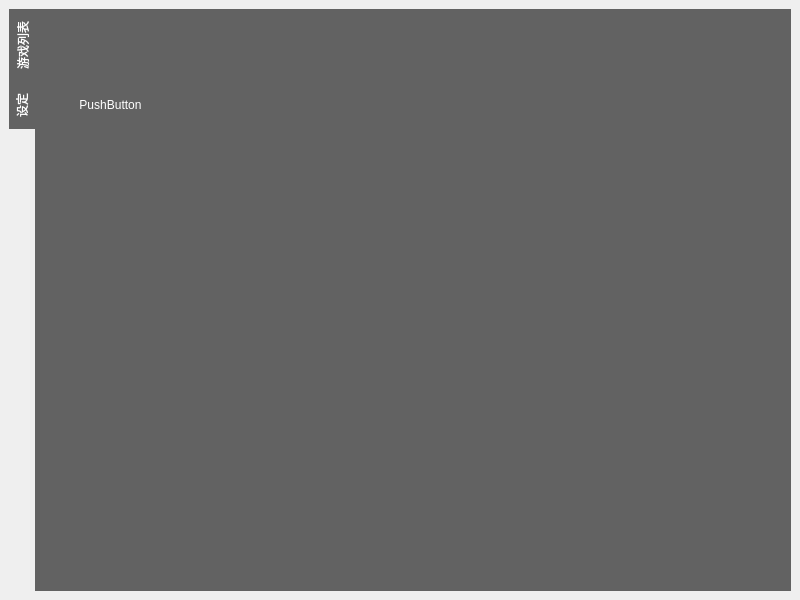
<?xml version="1.0" encoding="UTF-8"?>
<ui version="4.0">
 <class>main_window</class>
 <widget class="QMainWindow" name="main_window">
  <property name="geometry">
   <rect>
    <x>0</x>
    <y>0</y>
    <width>800</width>
    <height>600</height>
   </rect>
  </property>
  <property name="windowTitle">
   <string>Haru</string>
  </property>
  <property name="styleSheet">
   <string notr="true"/>
  </property>
  <widget class="QWidget" name="centralwidget">
   <property name="styleSheet">
    <string notr="true">background: url(:/bg/bg.jpg) ;
color: white;</string>
   </property>
   <layout class="QHBoxLayout" name="horizontalLayout">
    <item>
     <widget class="QTabWidget" name="tabWidget">
      <property name="autoFillBackground">
       <bool>false</bool>
      </property>
      <property name="styleSheet">
       <string notr="true">QTabWidget::pane {
    background:rgba(0, 0, 0, 150);
    border: none;
}

QTabBar::tab {
    background:rgba(0, 0, 0, 150);
}
QWidget{background: transparent;border: none}</string>
      </property>
      <property name="tabPosition">
       <enum>QTabWidget::West</enum>
      </property>
      <property name="tabShape">
       <enum>QTabWidget::Rounded</enum>
      </property>
      <property name="currentIndex">
       <number>1</number>
      </property>
      <property name="usesScrollButtons">
       <bool>true</bool>
      </property>
      <property name="documentMode">
       <bool>false</bool>
      </property>
      <property name="tabsClosable">
       <bool>false</bool>
      </property>
      <property name="movable">
       <bool>false</bool>
      </property>
      <property name="tabBarAutoHide">
       <bool>false</bool>
      </property>
      <widget class="QWidget" name="gamelist">
       <attribute name="title">
        <string>游戏列表</string>
       </attribute>
       <widget class="QWidget" name="verticalLayoutWidget">
        <property name="geometry">
         <rect>
          <x>10</x>
          <y>10</y>
          <width>721</width>
          <height>421</height>
         </rect>
        </property>
        <layout class="QVBoxLayout" name="gamelist_layout">
         <property name="leftMargin">
          <number>5</number>
         </property>
         <property name="topMargin">
          <number>5</number>
         </property>
         <property name="rightMargin">
          <number>5</number>
         </property>
         <property name="bottomMargin">
          <number>5</number>
         </property>
         <item>
          <layout class="QHBoxLayout" name="horizontalLayout_2">
           <item>
            <widget class="QLabel" name="label">
             <property name="text">
              <string>从进程启动：</string>
             </property>
            </widget>
           </item>
           <item>
            <widget class="QComboBox" name="process_list">
             <property name="sizePolicy">
              <sizepolicy hsizetype="Expanding" vsizetype="Fixed">
               <horstretch>0</horstretch>
               <verstretch>0</verstretch>
              </sizepolicy>
             </property>
            </widget>
           </item>
           <item>
            <widget class="QToolButton" name="refresh">
             <property name="text">
              <string>刷新</string>
             </property>
            </widget>
           </item>
           <item>
            <widget class="QToolButton" name="run">
             <property name="text">
              <string>启动</string>
             </property>
            </widget>
           </item>
          </layout>
         </item>
         <item>
          <spacer name="verticalSpacer">
           <property name="orientation">
            <enum>Qt::Vertical</enum>
           </property>
           <property name="sizeType">
            <enum>QSizePolicy::Fixed</enum>
           </property>
           <property name="sizeHint" stdset="0">
            <size>
             <width>20</width>
             <height>20</height>
            </size>
           </property>
          </spacer>
         </item>
         <item>
          <widget class="QTableWidget" name="game_table">
           <property name="rowCount">
            <number>3</number>
           </property>
           <property name="columnCount">
            <number>3</number>
           </property>
           <row/>
           <row/>
           <row/>
           <column/>
           <column/>
           <column/>
          </widget>
         </item>
        </layout>
       </widget>
      </widget>
      <widget class="QWidget" name="addgame">
       <attribute name="title">
        <string>设定</string>
       </attribute>
       <widget class="QPushButton" name="pushButton">
        <property name="geometry">
         <rect>
          <x>30</x>
          <y>80</y>
          <width>91</width>
          <height>31</height>
         </rect>
        </property>
        <property name="text">
         <string>PushButton</string>
        </property>
        <property name="flat">
         <bool>false</bool>
        </property>
       </widget>
      </widget>
     </widget>
    </item>
   </layout>
  </widget>
 </widget>
 <resources/>
 <connections/>
</ui>
